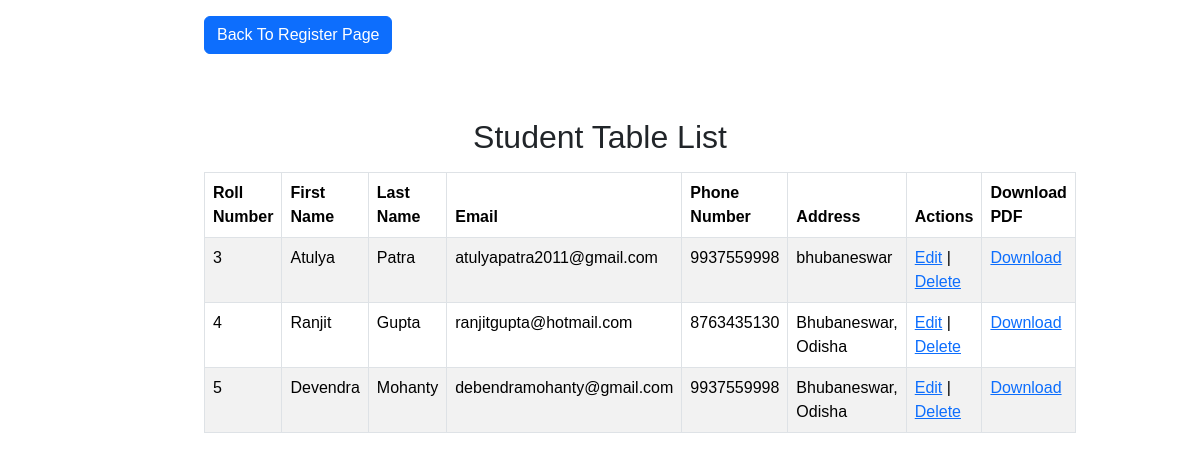
The page /student/ on the database its author committed.
### app/models.py (models this page shows, shortened)
class Student(models.Model):
    roll_number = models.AutoField(primary_key=True)
    first_name = models.CharField(max_length=100)
    last_name = models.CharField(max_length=100)
    email = models.EmailField(max_length=100)
    phone_number = models.IntegerField()
    address = models.CharField(max_length=200)

### app/views.py (the view)
# urls.py: path('student/',views.student_table,name='student_table'),
def student_table(request):
    students = Student.objects.all()
    return render(request,'student.html',{'students':students})

### templates/student.html (shortened to what this page needs)
{% load static %}
<!DOCTYPE html>
<html lang="en">
<head>
    <link rel="stylesheet" href="{% static 'css/student_register.css' %}">
    <link href="https://cdn.jsdelivr.net/npm/bootstrap@5.3.3/dist/css/bootstrap.min.css" rel="stylesheet">
</head>
<body>
    <div class="containter-fluid">
        <div class="row">
            <div class="col-sm-2"></div>
            <div class="col-sm-8">
                <a href="{% url 'student_curd' %}" class="btn btn-primary mb-3 mt-3">Back To Register Page</a>
                <h2 class="text-center mt-5 mb-3">Student Table List</h2>
                <table class="table table-bordered table-striped">
                    <thead>
                        <tr>
                            <th scope="col">Roll Number</th>
                            <th scope="col">First Name</th>
                            <th scope="col">Last Name</th>
                            <th scope="col">Email</th>
                            <th scope="col">Phone Number</th>
                            <th scope="col">Address</th>
                            <th scope="col">Actions</th>
                            <th scope="col">Download PDF</th>
                        </tr>
                    </thead>
                    <tbody>
                        {% for student in students %}
                        <tr>
                            <td>{{ student.roll_number }}</td>
                            <td>{{ student.first_name }}</td>
                            <td>{{ student.last_name  }}</td>
                            <td>{{ student.email }}</td>
                            <td>{{ student.phone_number }}</td>
                            <td>{{ student.address }}</td>
                            <td>
                                <a href="{% url 'student_edit' student.roll_number %}">Edit</a> |
                                <a href="{% url 'student_delete' student.roll_number  %}">Delete</a>
                            </td>
                            <td>
                                <a href="{% url 'student_download' student.roll_number %}" download >Download</a>
                            </td>
                        </tr>
                        {% endfor %}
                    </tbody>
                </table>
        </div>
        <div class="col-sm-2"></div>
    </div>
</body>
</html>

### static/css/student_register.css (style rules this page uses)
* { font-family: 'Lucida Sans', 'Lucida Sans Regular', 'Lucida Grande', 'Lucida Sans Unicode', Geneva, Verdana, sans-serif; }

### rows shown on the page
Student: roll_number "3", first_name "Atulya", last_name "Patra", email "atulyapatra2011@gmail.com", phone_number "9937559998", address "bhubaneswar"
Student: roll_number "4", first_name "Ranjit", last_name "Gupta", email "ranjitgupta@hotmail.com", phone_number "8763435130", address "Bhubaneswar, Odisha"
Student: roll_number "5", first_name "Devendra", last_name "Mohanty", email "debendramohanty@gmail.com", phone_number "9937559998", address "Bhubaneswar, Odisha"
